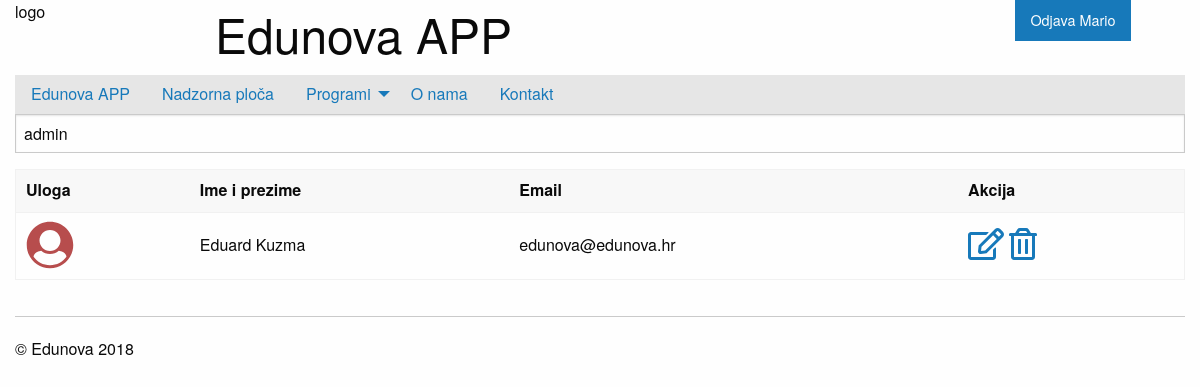
The app's page /privatno/operateri/index.php?uvjet=admin (signed in) with its own data.
### tables this page shows
create table operater(
sifra int not null primary key auto_increment,
email varchar(50) not null,
lozinka char(32) not null,
ime varchar(50) not null,
prezime varchar(50) not null,
uloga varchar(20) not null
);

### privatno/operateri/index.php (the view, shortened to what this page needs)
<?php include_once '../../konfiguracija.php';
$stranica = isset($_GET["stranica"]) ? $_GET["stranica"] : 1;
?>
<!doctype html>
<html class="no-js" lang="en" dir="ltr">
  <head>
    <?php include_once '../../include/head.php'; ?>
  </head>
  <body>
    <div class="grid-container">
    	<?php include_once '../../include/zaglavlje.php'; ?>
      	<?php include_once '../../include/izbornik.php'; ?>
      	<div class="grid-x grid-padding-x">
			<div class="large-12 cell">
				<form method="get">
					<input type="text" name="uvjet"
					placeholder="uvjet pretraživanja (ime, prezime, email ili lozinka)"
					value="<?php echo isset($_GET["uvjet"]) ? $_GET["uvjet"] : "" ?>" />
				</form>
				<?php
					$uvjet = "%" . (isset($_GET["uvjet"]) ? $_GET["uvjet"] : "") . "%";
					$izraz = $veza->prepare("select * from operater
					where concat(ime,prezime,email,uloga) like :uvjet
					order by uloga, prezime, ime limit :stranica, :brojRezultataPoStranici");
					$izraz->bindValue("stranica", $stranica* $brojRezultataPoStranici -  $brojRezultataPoStranici , PDO::PARAM_INT);
					$izraz->bindValue("brojRezultataPoStranici", $brojRezultataPoStranici, PDO::PARAM_INT);
					$izraz->bindParam("uvjet", $uvjet);
					$izraz->execute();
					$rezultati = $izraz->fetchAll(PDO::FETCH_OBJ);
				  ?>
				<table>
					<thead>
						<tr>
							<th>Uloga</th>
							<th>Ime i prezime</th>
							<th>Email</th>
							<th>Akcija</th>
						</tr>
					</thead>
					<tbody>
					<?php
					foreach ($rezultati as $red):
					?>
						<tr>
							<td title="<?php echo $red->uloga ?>"><?php
							if($red->uloga==="admin"){
								echo "<i style=\"color: #b74d4d\" title=\"Administrator\" class=\"fas fa-user-circle fa-3x\"></i>";
							}else{
								echo "<i  style=\"color: #b74d4d\" title=\"Operater\" class=\"fas fa-user fa-3x\"></i>";
							}
								?></td>
							<td><?php echo $red->ime . " " . $red->prezime; ?></td>
							<td><?php echo $red->email; ?></td>
							<td>
								<a href="#"><i class="far fa-edit fa-2x"></i></a>
								<a href="#"><i class="far fa-trash-alt fa-2x"></i></a>
							</td>
						</tr>
					<?php endforeach; ?>
					</tbody>
				</table>
			</div>
		</div>
		<?php include_once '../../include/podnozje.php'; ?>
    </div>
  </body>
</html>

### records on screen
operater: uloga "admin" (drawn), ime "Eduard", prezime "Kuzma", email "edunova@edunova.hr"

### other values on screen
$naslovAPP "Edunova APP"
$_SESSION[$appID."autoriziran"]->ime "Mario"
$opis "Edunova APP Nadzorna ploča O nama Kontakt"
